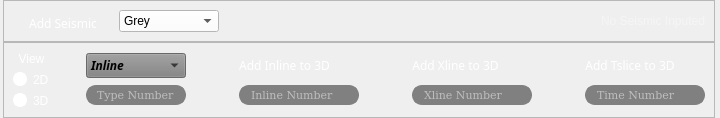
         <widget class="QWidget" name="seismicViewerPage">
          <layout class="QVBoxLayout" name="verticalLayout_4">
           <property name="spacing">
            <number>0</number>
           </property>
           <property name="leftMargin">
            <number>3</number>
           </property>
           <property name="topMargin">
            <number>0</number>
           </property>
           <property name="rightMargin">
            <number>5</number>
           </property>
           <property name="bottomMargin">
            <number>0</number>
           </property>
           <item>
            <widget class="QFrame" name="seismicViewerTop">
             <property name="maximumSize">
              <size>
               <width>16777215</width>
               <height>60</height>
              </size>
             </property>
             <property name="styleSheet">
              <string notr="true">QFrame{
background-color: none;
color: white

}</string>
             </property>
             <property name="frameShape">
              <enum>QFrame::StyledPanel</enum>
             </property>
             <property name="frameShadow">
              <enum>QFrame::Raised</enum>
             </property>
             <layout class="QHBoxLayout" name="horizontalLayout_2">
              <item alignment="Qt::AlignBottom">
               <widget class="QPushButton" name="addSeismicBTN">
                <property name="maximumSize">
                 <size>
                  <width>100</width>
                  <height>16777215</height>
                 </size>
                </property>
                <property name="font">
                 <font>
                  <family>KacstArt</family>
                  <pointsize>9</pointsize>
                 </font>
                </property>
                <property name="styleSheet">
                 <string notr="true">QPushButton{
	color: White;
	background-color: None;
	border: None;
}

QPushButton::hover{
	background-color: orange;	
}</string>
                </property>
                <property name="text">
                 <string>Add Seismic</string>
                </property>
                <property name="icon">
                 <iconset>
                  <normaloff>SideBar_Image/add_data.png</normaloff>SideBar_Image/add_data.png</iconset>
                </property>
               </widget>
              </item>
              <item alignment="Qt::AlignBottom">
               <widget class="QComboBox" name="colorMapBTN">
                <property name="maximumSize">
                 <size>
                  <width>100</width>
                  <height>23</height>
                 </size>
                </property>
                <property name="styleSheet">
                 <string notr="true">QComboBox{
	color: Black;
	background-color: white;

}</string>
                </property>
                <item>
                 <property name="text">
                  <string>Grey</string>
                 </property>
                </item>
                <item>
                 <property name="text">
                  <string>Seismic</string>
                 </property>
                </item>
                <item>
                 <property name="text">
                  <string>RdYlBl</string>
                 </property>
                </item>
               </widget>
              </item>
              <item alignment="Qt::AlignRight">
               <widget class="QLabel" name="Widged">
                <property name="styleSheet">
                 <string notr="true">background-color:None;
color:rgb(255, 255, 255, 100)</string>
                </property>
                <property name="text">
                 <string>No Seismic Inputed</string>
                </property>
                <property name="alignment">
                 <set>Qt::AlignCenter</set>
                </property>
               </widget>
              </item>
             </layout>
            </widget>
           </item>
           <item>
            <widget class="QFrame" name="seismicViewerScreen">
             <property name="sizePolicy">
              <sizepolicy hsizetype="Expanding" vsizetype="Preferred">
               <horstretch>0</horstretch>
               <verstretch>0</verstretch>
              </sizepolicy>
             </property>
             <property name="maximumSize">
              <size>
               <width>16777215</width>
               <height>1000</height>
              </size>
             </property>
             <property name="styleSheet">
              <string notr="true">QFrame{
background-color: black;
    border-style: outset;
    border-width: 1px;
    border-color: white;
}</string>
             </property>
             <property name="frameShape">
              <enum>QFrame::StyledPanel</enum>
             </property>
             <property name="frameShadow">
              <enum>QFrame::Raised</enum>
             </property>
             <zorder>addTsliceBTN_3</zorder>
             <zorder>seismicViewerBot</zorder>
             <zorder>seismicViewerBot</zorder>
            </widget>
           </item>
           <item>
            <widget class="QFrame" name="seismicViewerBot">
             <property name="maximumSize">
              <size>
               <width>900</width>
               <height>90</height>
              </size>
             </property>
             <property name="styleSheet">
              <string notr="true">QFrame{
background-color: none;
color: white

}</string>
             </property>
             <property name="frameShape">
              <enum>QFrame::StyledPanel</enum>
             </property>
             <property name="frameShadow">
              <enum>QFrame::Raised</enum>
             </property>
             <layout class="QHBoxLayout" name="horizontalLayout_3">
              <item>
               <layout class="QVBoxLayout" name="verticalLayout_5">
                <item>
                 <widget class="QLabel" name="viewText">
                  <property name="maximumSize">
                   <size>
                    <width>16777214</width>
                    <height>16777215</height>
                   </size>
                  </property>
                  <property name="styleSheet">
                   <string notr="true">color: white;
background-color: None;</string>
                  </property>
                  <property name="text">
                   <string>View</string>
                  </property>
                  <property name="alignment">
                   <set>Qt::AlignCenter</set>
                  </property>
                 </widget>
                </item>
                <item>
                 <widget class="QRadioButton" name="twoDBTN">
                  <property name="sizePolicy">
                   <sizepolicy hsizetype="Preferred" vsizetype="Preferred">
                    <horstretch>0</horstretch>
                    <verstretch>0</verstretch>
                   </sizepolicy>
                  </property>
                  <property name="maximumSize">
                   <size>
                    <width>50</width>
                    <height>16777215</height>
                   </size>
                  </property>
                  <property name="styleSheet">
                   <string notr="true">QRadioButton {
    background-color:       None;
    color:                  white;
}

QRadioButton::indicator {
    width:                  10px;
    height:                 10px;
    border-radius:          7px;
}

QRadioButton::indicator:checked {
    background-color:       Green;
    border:                 2px solid white;
}

QRadioButton::indicator:unchecked {
    background-color:       White;
    border:                 2px solid white;
}

</string>
                  </property>
                  <property name="text">
                   <string>2D</string>
                  </property>
                 </widget>
                </item>
                <item>
                 <widget class="QRadioButton" name="threeDBTN">
                  <property name="sizePolicy">
                   <sizepolicy hsizetype="Preferred" vsizetype="Preferred">
                    <horstretch>0</horstretch>
                    <verstretch>0</verstretch>
                   </sizepolicy>
                  </property>
                  <property name="maximumSize">
                   <size>
                    <width>50</width>
                    <height>16777215</height>
                   </size>
                  </property>
                  <property name="styleSheet">
                   <string notr="true">QRadioButton {
    background-color:       None;
    color:                  white;
}

QRadioButton::indicator {
    width:                  10px;
    height:                 10px;
    border-radius:          7px;
}

QRadioButton::indicator:checked {
    background-color:       Green;
    border:                 2px solid white;
}

QRadioButton::indicator:unchecked {
    background-color:       White;
    border:                 2px solid white;
}

</string>
                  </property>
                  <property name="text">
                   <string>3D</string>
                  </property>
                 </widget>
                </item>
               </layout>
              </item>
              <item>
               <spacer name="horizontalSpacer_3">
                <property name="orientation">
                 <enum>Qt::Horizontal</enum>
                </property>
                <property name="sizeType">
                 <enum>QSizePolicy::Preferred</enum>
                </property>
                <property name="sizeHint" stdset="0">
                 <size>
                  <width>30</width>
                  <height>20</height>
                 </size>
                </property>
               </spacer>
              </item>
              <item>
               <layout class="QGridLayout" name="gridLayout_2">
                <property name="horizontalSpacing">
                 <number>13</number>
                </property>
                <item row="1" column="6">
                 <widget class="QLineEdit" name="tSliceNumber_2">
                  <property name="enabled">
                   <bool>false</bool>
                  </property>
                  <property name="sizePolicy">
                   <sizepolicy hsizetype="Fixed" vsizetype="Fixed">
                    <horstretch>0</horstretch>
                    <verstretch>0</verstretch>
                   </sizepolicy>
                  </property>
                  <property name="maximumSize">
                   <size>
                    <width>120</width>
                    <height>16777215</height>
                   </size>
                  </property>
                  <property name="font">
                   <font>
                    <family>DejaVu Serif</family>
                    <pointsize>8</pointsize>
                   </font>
                  </property>
                  <property name="styleSheet">
                   <string notr="true">QLineEdit {
      border: 2px solid gray;
      border-radius: 10px;
      padding: 0 8px;
      background: white;
		color: black
  }

QLineEdit::disabled {
      border: 2px solid gray;
      border-radius: 10px;
      padding: 0 8px;
      background: Grey;;
      color: dark Grey;
  }

</string>
                  </property>
                  <property name="text">
                   <string>Time Number</string>
                  </property>
                 </widget>
                </item>
                <item row="0" column="6">
                 <widget class="QPushButton" name="addTsliceBTN_2">
                  <property name="enabled">
                   <bool>false</bool>
                  </property>
                  <property name="sizePolicy">
                   <sizepolicy hsizetype="Fixed" vsizetype="Preferred">
                    <horstretch>0</horstretch>
                    <verstretch>0</verstretch>
                   </sizepolicy>
                  </property>
                  <property name="font">
                   <font>
                    <family>KacstArt</family>
                    <pointsize>9</pointsize>
                   </font>
                  </property>
                  <property name="styleSheet">
                   <string notr="true">QPushButton{
	color: White;
	background-color: None;
	border: None;
}

QPushButton::hover{
	background-color: orange;	
}</string>
                  </property>
                  <property name="text">
                   <string>Add Tslice to 3D</string>
                  </property>
                  <property name="icon">
                   <iconset>
                    <normaloff>SideBar_Image/addBTNS.png</normaloff>SideBar_Image/addBTNS.png</iconset>
                  </property>
                  <property name="iconSize">
                   <size>
                    <width>17</width>
                    <height>32</height>
                   </size>
                  </property>
                 </widget>
                </item>
                <item row="0" column="0">
                 <widget class="QComboBox" name="typeBTN_2">
                  <property name="enabled">
                   <bool>false</bool>
                  </property>
                  <property name="sizePolicy">
                   <sizepolicy hsizetype="Fixed" vsizetype="Preferred">
                    <horstretch>0</horstretch>
                    <verstretch>0</verstretch>
                   </sizepolicy>
                  </property>
                  <property name="maximumSize">
                   <size>
                    <width>100</width>
                    <height>25</height>
                   </size>
                  </property>
                  <property name="font">
                   <font>
                    <family>Loma</family>
                    <weight>75</weight>
                    <italic>true</italic>
                    <bold>true</bold>
                   </font>
                  </property>
                  <property name="styleSheet">
                   <string notr="true">QComboBox{
	color: Black;
	background-color: White;

}
QComboBox::disabled{
	color: Black;
	background-color:Grey;

}</string>
                  </property>
                  <item>
                   <property name="text">
                    <string>Inline</string>
                   </property>
                  </item>
                  <item>
                   <property name="text">
                    <string>Crossline</string>
                   </property>
                  </item>
                  <item>
                   <property name="text">
                    <string>TimeSlice</string>
                   </property>
                  </item>
                 </widget>
                </item>
                <item row="0" column="4">
                 <widget class="QPushButton" name="addXlnesliceBTN_3">
                  <property name="enabled">
                   <bool>false</bool>
                  </property>
                  <property name="sizePolicy">
                   <sizepolicy hsizetype="Fixed" vsizetype="Preferred">
                    <horstretch>0</horstretch>
                    <verstretch>0</verstretch>
                   </sizepolicy>
                  </property>
                  <property name="font">
                   <font>
                    <family>KacstArt</family>
                    <pointsize>9</pointsize>
                   </font>
                  </property>
                  <property name="styleSheet">
                   <string notr="true">QPushButton{
	color: White;
	background-color: None;
	border: None;
}

QPushButton::hover{
	background-color: orange;	
}</string>
                  </property>
                  <property name="text">
                   <string>Add Xline to 3D</string>
                  </property>
                  <property name="icon">
                   <iconset>
                    <normaloff>SideBar_Image/addBTNS.png</normaloff>SideBar_Image/addBTNS.png</iconset>
                  </property>
                  <property name="iconSize">
                   <size>
                    <width>17</width>
                    <height>32</height>
                   </size>
                  </property>
                 </widget>
                </item>
                <item row="1" column="4">
                 <widget class="QLineEdit" name="xlineSliceNumber_3">
                  <property name="enabled">
                   <bool>false</bool>
                  </property>
                  <property name="sizePolicy">
                   <sizepolicy hsizetype="Fixed" vsizetype="Fixed">
                    <horstretch>0</horstretch>
                    <verstretch>0</verstretch>
                   </sizepolicy>
                  </property>
                  <property name="maximumSize">
                   <size>
                    <width>120</width>
                    <height>16777215</height>
                   </size>
                  </property>
                  <property name="font">
                   <font>
                    <family>DejaVu Serif</family>
                    <pointsize>8</pointsize>
                   </font>
                  </property>
                  <property name="styleSheet">
                   <string notr="true">QLineEdit {
      border: 2px solid gray;
      border-radius: 10px;
      padding: 0 8px;
      background: white;
		color: black
  }

QLineEdit::disabled {
      border: 2px solid gray;
      border-radius: 10px;
      padding: 0 8px;
      background: Grey;;
      color: dark Grey;
  }

</string>
                  </property>
                  <property name="text">
                   <string>Xline Number</string>
                  </property>
                 </widget>
                </item>
                <item row="1" column="0">
                 <widget class="QLineEdit" name="twoDNumber_2">
                  <property name="enabled">
                   <bool>false</bool>
                  </property>
                  <property name="sizePolicy">
                   <sizepolicy hsizetype="Fixed" vsizetype="Preferred">
                    <horstretch>0</horstretch>
                    <verstretch>0</verstretch>
                   </sizepolicy>
                  </property>
                  <property name="maximumSize">
                   <size>
                    <width>100</width>
                    <height>16777215</height>
                   </size>
                  </property>
                  <property name="font">
                   <font>
                    <family>DejaVu Serif</family>
                    <pointsize>8</pointsize>
                   </font>
                  </property>
                  <property name="styleSheet">
                   <string notr="true">QLineEdit {
      border: 2px solid gray;
      border-radius: 10px;
      padding: 0 8px;
      background: white;
		color: black
  }

QLineEdit::disabled {
      border: 2px solid gray;
      border-radius: 10px;
      padding: 0 8px;
      background: Grey;;
      color: dark Grey;
  }

</string>
                  </property>
                  <property name="text">
                   <string>Type Number</string>
                  </property>
                 </widget>
                </item>
                <item row="0" column="3">
                 <spacer name="horizontalSpacer_2">
                  <property name="orientation">
                   <enum>Qt::Horizontal</enum>
                  </property>
                  <property name="sizeType">
                   <enum>QSizePolicy::Fixed</enum>
                  </property>
                  <property name="sizeHint" stdset="0">
                   <size>
                    <width>40</width>
                    <height>20</height>
                   </size>
                  </property>
                 </spacer>
                </item>
                <item row="0" column="1">
                 <spacer name="horizontalSpacer">
                  <property name="orientation">
                   <enum>Qt::Horizontal</enum>
                  </property>
                  <property name="sizeType">
                   <enum>QSizePolicy::Fixed</enum>
                  </property>
                  <property name="sizeHint" stdset="0">
                   <size>
                    <width>40</width>
                    <height>20</height>
                   </size>
                  </property>
                 </spacer>
                </item>
                <item row="0" column="2">
                 <widget class="QPushButton" name="addInlineBTN_2">
                  <property name="enabled">
                   <bool>false</bool>
                  </property>
                  <property name="sizePolicy">
                   <sizepolicy hsizetype="Fixed" vsizetype="Preferred">
                    <horstretch>0</horstretch>
                    <verstretch>0</verstretch>
                   </sizepolicy>
                  </property>
                  <property name="font">
                   <font>
                    <family>KacstArt</family>
                    <pointsize>9</pointsize>
                   </font>
                  </property>
                  <property name="styleSheet">
                   <string notr="true">QPushButton{
	color: White;
	background-color: None;
	border: None;
}

QPushButton::hover{
	background-color: orange;	
}</string>
                  </property>
                  <property name="text">
                   <string>Add Inline to 3D</string>
                  </property>
                  <property name="icon">
                   <iconset>
                    <normaloff>SideBar_Image/addBTNS.png</normaloff>SideBar_Image/addBTNS.png</iconset>
                  </property>
                  <property name="iconSize">
                   <size>
                    <width>17</width>
                    <height>32</height>
                   </size>
                  </property>
                 </widget>
                </item>
                <item row="1" column="2" alignment="Qt::AlignHCenter">
                 <widget class="QLineEdit" name="inlineNumber_2">
                  <property name="enabled">
                   <bool>false</bool>
                  </property>
                  <property name="sizePolicy">
                   <sizepolicy hsizetype="Fixed" vsizetype="Preferred">
                    <horstretch>0</horstretch>
                    <verstretch>0</verstretch>
                   </sizepolicy>
                  </property>
                  <property name="maximumSize">
                   <size>
                    <width>120</width>
                    <height>16777215</height>
                   </size>
                  </property>
                  <property name="font">
                   <font>
                    <family>DejaVu Serif</family>
                    <pointsize>8</pointsize>
                   </font>
                  </property>
                  <property name="styleSheet">
                   <string notr="true">QLineEdit {
      border: 2px solid gray;
      border-radius: 10px;
      padding: 0 8px;
      background: white;
		color: black
  }

QLineEdit::disabled {
      border: 2px solid gray;
      border-radius: 10px;
      padding: 0 8px;
      background: Grey;;
      color: dark Grey;
  }

</string>
                  </property>
                  <property name="text">
                   <string>Inline Number</string>
                  </property>
                 </widget>
                </item>
                <item row="0" column="5">
                 <spacer name="horizontalSpacer_5">
                  <property name="orientation">
                   <enum>Qt::Horizontal</enum>
                  </property>
                  <property name="sizeType">
                   <enum>QSizePolicy::Fixed</enum>
                  </property>
                  <property name="sizeHint" stdset="0">
                   <size>
                    <width>40</width>
                    <height>20</height>
                   </size>
                  </property>
                 </spacer>
                </item>
               </layout>
              </item>
             </layout>
            </widget>
           </item>
          </layout>
          <zorder>seismicViewerTop</zorder>
          <zorder>seismicViewerScreen</zorder>
          <zorder>addTsliceBTN_2</zorder>
          <zorder>seismicViewerBot</zorder>
         </widget>
